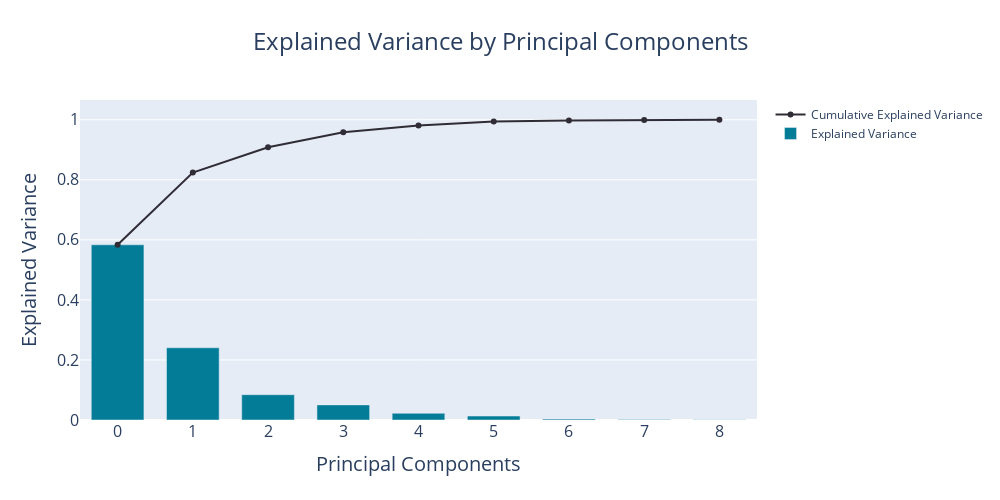

Here is the notebook cell this chart was saved with:
### Code cell
components, exp_var, exp_var_cumsum = get_n_components(scaled_tr)

fig = go.Figure()

fig.add_trace(
    go.Scatter(
        x=list(range(len(exp_var_cumsum))),
        y=exp_var_cumsum,
        name='Cumulative Explained Variance',
        line=dict(color=palette[0], width=2),
    )
)
fig.add_trace(
    go.Bar(
        x=list(range(len(exp_var_cumsum))),
        y=exp_var,
        name='Explained Variance',
        marker_color=palette[1],
        width=0.7,
    )
)

fig.update_layout(
    xaxis=dict(title='Principal Components', titlefont_size=20, tickfont_size=16),
    yaxis=dict(title='Explained Variance', titlefont_size=20, tickfont_size=16),
    height=500, width=1000, title_text='Explained Variance by Principal Components', title_x=0.5, titlefont_size=24,
)

### Figure 1 — Plotly figure (JSON) as saved in the notebook; plotly's stock layout.template omitted (floating-point values rounded to 4 significant figures)
{"data": [{"line": {"color": "#302c36", "width": 2}, "name": "Cumulative Explained Variance", "type": "scatter", "x": [0, 1, 2, 3, 4, 5, 6, 7, 8], "y": [0.5835, 0.824, 0.9083, 0.9587, 0.981, 0.9942, 0.9973, 0.9989, 1.0]}, {"marker": {"color": "#037d97"}, "name": "Explained Variance", "type": "bar", "width": 0.7, "x": [0, 1, 2, 3, 4, 5, 6, 7, 8], "y": [0.5835, 0.2406, 0.08429, 0.05032, 0.02236, 0.01317, 0.003153, 0.001537, 0.001133]}], "layout": {"height": 500, "title": {"font": {"size": 24}, "text": "Explained Variance by Principal Components", "x": 0.5}, "width": 1000, "xaxis": {"tickfont": {"size": 16}, "title": {"font": {"size": 20}, "text": "Principal Components"}}, "yaxis": {"tickfont": {"size": 16}, "title": {"font": {"size": 20}, "text": "Explained Variance"}}}}
